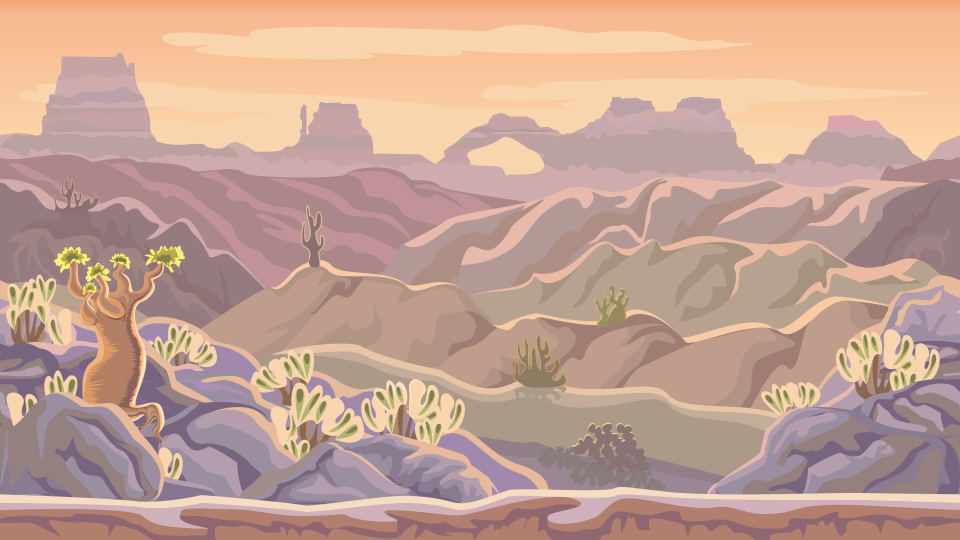
#> input picture assets/background.png, 1920 x 1080 px (shown at 1/2 size)
$ python gen_assets.py
#> lines starting #> are read from the running program, lines starting #| are printed output that depends on the picture; after the words box and inside, x2 and y2 are one past the last pixel; in counts of white or black regions, pixels touching at a corner belong together
#!/usr/bin/env python3
"""Generate src/assets.h (images, fonts, car physics constants) from the
original Unity assets of "Rider Game" (Brackeys)."""
import os, sys
import numpy as np
from PIL import Image, ImageFont, ImageDraw

ROOT = os.path.dirname(os.path.dirname(os.path.abspath(__file__)))
ASSETS = os.path.join(ROOT, "assets")
OUT = os.path.join(ROOT, "src", "assets.h")

PPU = 20.0  # screen pixels per world unit (must match game.c)

out = []
def emit(s=""):
    out.append(s)

def rgb565(r, g, b):
    return ((int(r) >> 3) << 11) | ((int(g) >> 2) << 5) | (int(b) >> 3)

def c_array(ctype, name, values, per_line=16, fmt="{}"):
    emit(f"static const {ctype} {name}[{len(values)}] = {{")
    for i in range(0, len(values), per_line):
        emit("  " + ",".join(fmt.format(v) for v in values[i:i + per_line]) + ",")
    emit("};")

def resize_rgba(im, size):
    """Premultiplied-alpha resize, returns float array HxWx4 (0..255)."""
    a = np.asarray(im.convert("RGBA")).astype(np.float32) / 255.0
    pm = a.copy()
    pm[..., :3] *= pm[..., 3:4]
    chans = []
    for c in range(4):
        ch = Image.fromarray(pm[..., c], mode="F").resize(size, Image.LANCZOS)
        chans.append(np.asarray(ch))
    r = np.clip(np.stack(chans, -1), 0, 1)
    alpha = r[..., 3:4]
    rgb = np.where(alpha > 1e-4, r[..., :3] / np.maximum(alpha, 1e-4), 0)
    return np.concatenate([np.clip(rgb, 0, 1), alpha], -1) * 255.0

def sprite(name, im_rgba_f):
    """Emit sprite as rgb565 + 8 bit alpha arrays, cropped to alpha bbox."""
    a = im_rgba_f[..., 3]
    ys, xs = np.nonzero(a > 4)
    y0, y1, x0, x1 = ys.min(), ys.max() + 1, xs.min(), xs.max() + 1
    crop = im_rgba_f[y0:y1, x0:x1]
    h, w = crop.shape[:2]
    col = [rgb565(*crop[y, x, :3]) for y in range(h) for x in range(w)]
    alp = [int(round(crop[y, x, 3])) if crop[y, x, 3] > 4 else 0 for y in range(h) for x in range(w)]
    emit(f"#define {name.upper()}_W {w}")
    emit(f"#define {name.upper()}_H {h}")
    c_array("uint16_t", f"{name}_rgb", col, 16, "0x{:04X}")
    c_array("uint8_t", f"{name}_a", alp, 24)
    return x0, y0, w, h

emit("// Generated by tools/gen_assets.py - do not edit")
emit("#pragma once")
emit("#include <stdint.h>")
emit()

# ---------------------------------------------------------------- background
BG_W, BG_H = 560, 315
BLEND = 90  # cross-fade band that makes the image tile seamlessly
bgsrc = Image.open(os.path.join(ASSETS, "background.png")).convert("RGB").resize((BG_W + BLEND, BG_H), Image.LANCZOS)
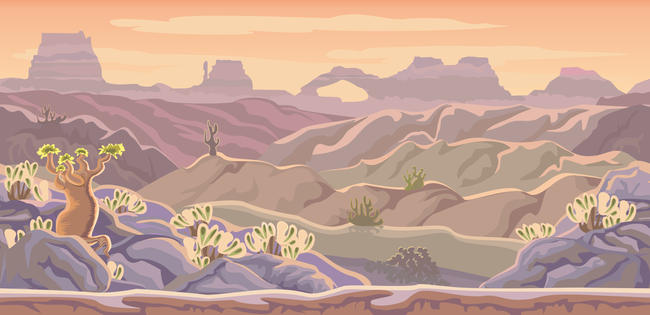
#> bgsrc: PIL image 650x315 RGB; mean R, G, B 196.5, 162.1, 147.7
a = np.asarray(bgsrc).astype(np.float32)
t = np.linspace(0, 1, BLEND)[None, :, None]
tile = a[:, :BG_W].copy()
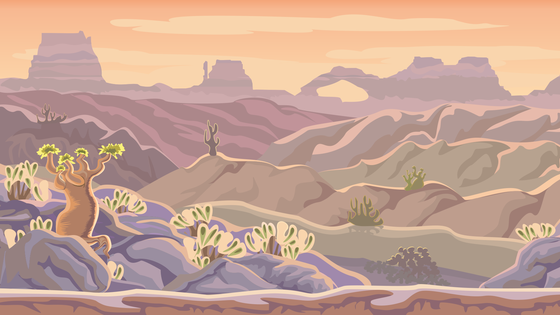
#> tile: shape (315, 560, 3) float32; mean R, G, B 197, 162.5, 147.7
tile[:, :BLEND] = a[:, BG_W:BG_W + BLEND] * (1 - t) + a[:, :BLEND] * t
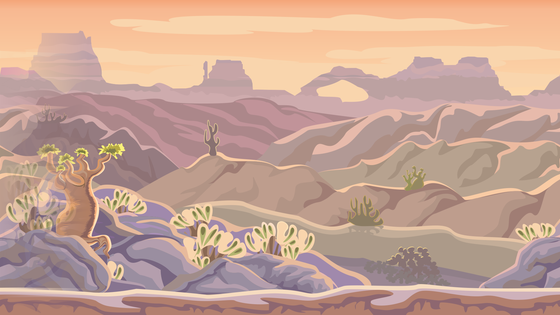
#> tile: shape (315, 560, 3) float32; 12.76% of pixels changed, all inside (x1, y1, x2, y2) = (0, 23, 89, 315)
bg = Image.fromarray(np.clip(tile, 0, 255).astype(np.uint8))
q = bg.quantize(colors=256, method=Image.Quantize.MEDIANCUT, dither=Image.Dither.NONE)
pal = q.getpalette()[:256 * 3]
#> pal = 768 values, max 252 at index 9, min 91 at index 752, mean 167.2
pal += [0] * (256 * 3 - len(pal))
emit(f"#define BG_W {BG_W}")
emit(f"#define BG_H {BG_H}")
c_array("uint16_t", "bg_pal", [rgb565(pal[i * 3], pal[i * 3 + 1], pal[i * 3 + 2]) for i in range(256)], 16, "0x{:04X}")
#> the loop in c_array, `for i in range(0, len(values), per_line):` made 16 passes
#> i on passes 2 to 13: 16, 32, 48, 64, 80, 96, 112, 128, 144, 160, 176, 192
c_array("uint8_t", "bg_idx", list(q.tobytes()), 40)
#> the loop in c_array (call 2), `for i in range(0, len(values), per_line):` made 4410 passes
#> i on passes 2 to 4: 40, 80, 120
emit()

# ---------------------------------------------------------------- car
# Unity: sprite 128px = 1.28 units, Rider transform scale (1.1416092, 2.062011), flipX
CAR_SX, CAR_SY = 1.1416092, 2.062011
CAR_SS = 2  # sprite stored at 2x screen resolution (supersampled rotation)
#> (the run stopped early here; a loop or call above may not have finished)
